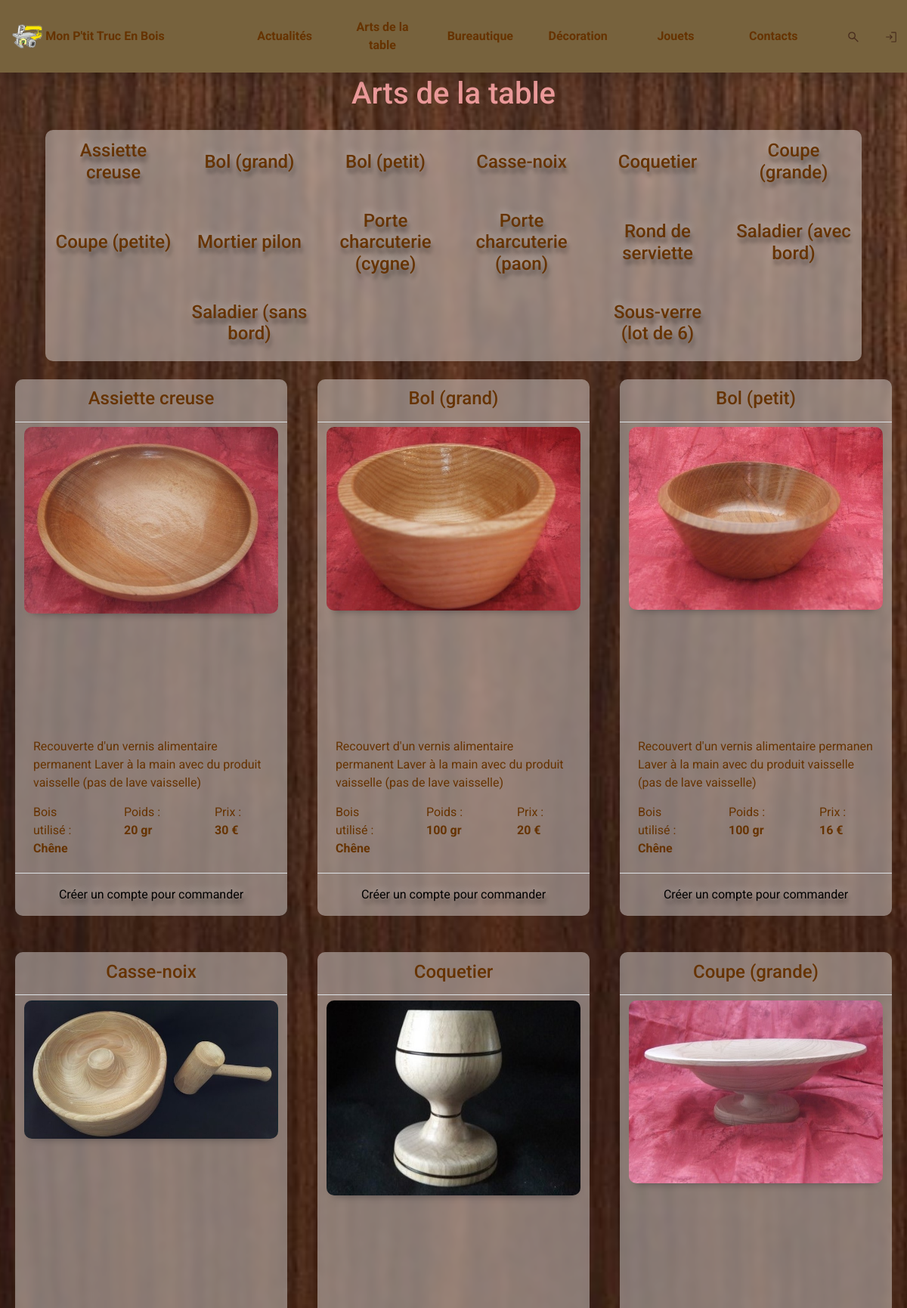
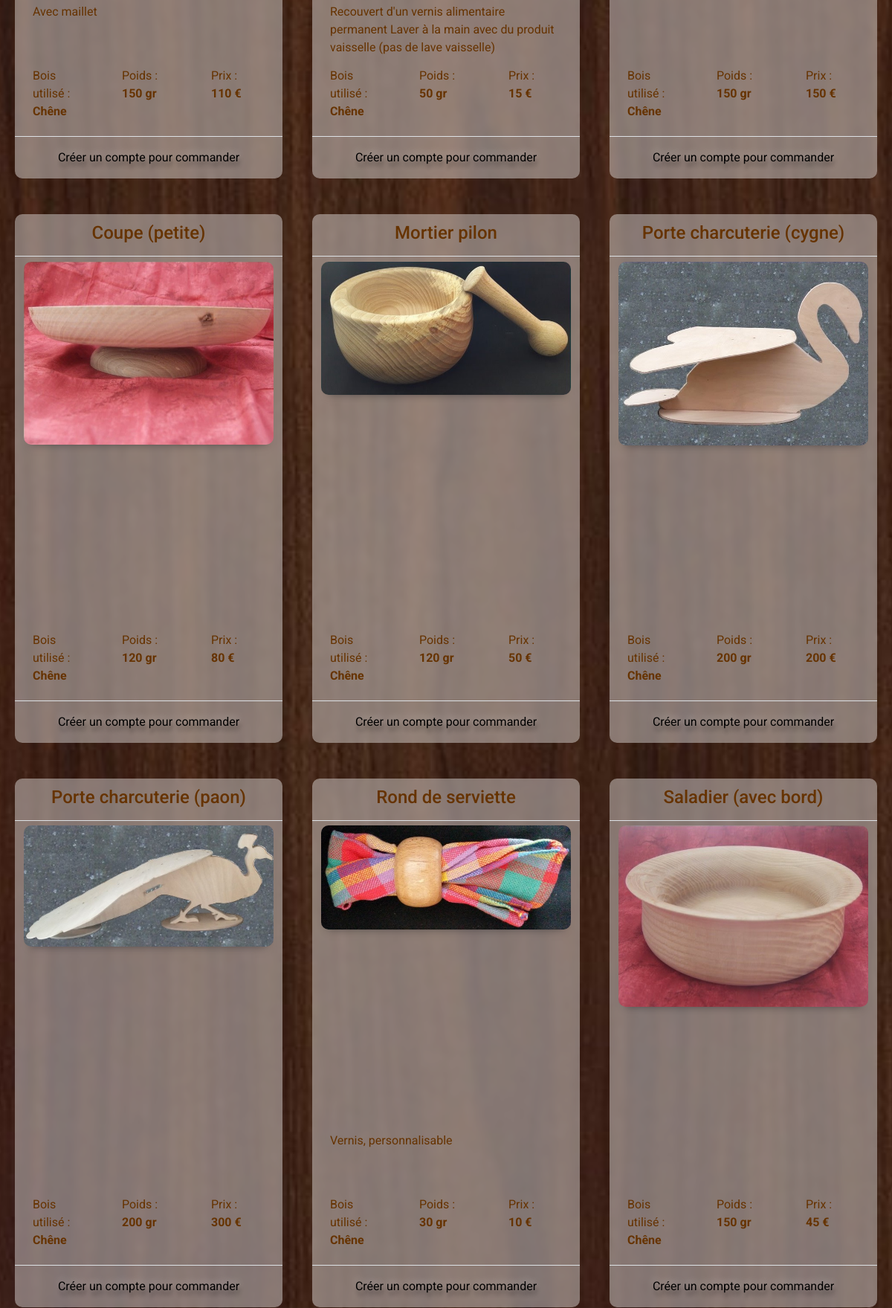
/produits.html?category_id=1 (upper part), run on the app's committed database (2 pictures, top to bottom).
### tables this page shows
CREATE TABLE `categories` (
  `id_category` int(11) NOT NULL,
  `categories_name` varchar(50) DEFAULT NULL
);

CREATE TABLE `products` (
  `id_product` int(11) NOT NULL,
  `products_name` varchar(50) DEFAULT NULL,
  `products_description` varchar(500) DEFAULT NULL,
  `products_price` int(11) NOT NULL,
  `products_weight` int(11) NOT NULL,
  `id_category` int(11) NOT NULL,
  `id_wood` int(11) NOT NULL
);

CREATE TABLE `woods` (
  `id_wood` int(11) NOT NULL,
  `woods_name` varchar(50) NOT NULL
);

### controllers/Header.php (called while the page is built, shortened)
<?php
require_once(__DIR__ . '/../models/products.php');
require_once(__DIR__ . '/../models/categories.php');
$categories_list = Category::getCategory();
include(__DIR__ . '/../views/templates/header.php');
include(__DIR__ . '/../views/templates/navbar.php');

### controllers/products_category_controller.php (called while the page is built, shortened)
<?php
require_once(__DIR__ . '/../models/products.php');
require_once(__DIR__ . '/../models/categories.php');
$category_id = intval(filter_input(INPUT_GET, 'category_id', FILTER_SANITIZE_NUMBER_INT));
$page_title_get = Category::getCategory($category_id);
$pageTitle = $page_title_get->categories_name;
$products_list_category = Product::getCategory($category_id);
require_once(__DIR__ . '/Header.php');
include(__DIR__ . '/../views/products_category.php');
require_once(__DIR__ . '/Footer.php');

### models/categories.php (called while the page is built, shortened)
<?php
class Category
{
    public static function getCategory(int $id_category = 0)
    {
        try {
            $pdo = Database::DBconnect();
            $sql = "SELECT * FROM `categories`";
            if ($id_category != 0) {
                $sql .= " WHERE id_category = :id_category";
            }
            $sql .= " ORDER BY `categories_name`";
            $sth = $pdo->prepare($sql);
            if ($id_category != 0) {
                $sth->bindValue(':id_category', $id_category, PDO::PARAM_INT);
            }
            if ($sth->execute()) {
                if ($id_category != 0) {
                    $wood_list = $sth->fetch();
                } else {
                    $wood_list = $sth->fetchAll();
                }
                return $wood_list;
            } else {
                return false;
            }
        } catch (PDOException $ex) {
            return false;
        }
    }
}

### models/products.php (called while the page is built, shortened)
<?php
class Product
{
    public static function getCategory(int $category_id)
    {
        try {
            $pdo = Database::DBconnect();
            $sql = "SELECT `products`.`id_product`,
            `products`.`products_name`,
            `products`.`products_description`,
            `products`.`products_price`,
            `products`.`products_weight`,
            `woods`.`woods_name`
            FROM `products`
            INNER JOIN `woods` ON `products`.`id_category`=`woods`.`id_wood`";
            if ($category_id != 0) {
                $sql .= " WHERE `products`.`id_category`=:category_id";
            }
            $sql .= " ORDER BY `products`.`products_name`";
            $sth = $pdo->prepare($sql);
            $sth->bindValue(':category_id', $category_id, PDO::PARAM_INT);
            if ($sth->execute()) {
                $wood_list = $sth->fetchAll();
                return $wood_list;
            } else {
                return false;
            }
        } catch (PDOException $ex) {
            return false;
        }
    }
}

### views/products_category.php (the view)
<main class="container-fluid">
    <div class="row titlePage">
        <div class="col-12 text-center align-self-center">
            <h1><?= $pageTitle; ?></h1>
        </div>
    </div>
    <div class="row">
        <div class="col-12">
            <div class="row boxContact boxProductVue my-3 mx-md-5">
                <?php
                foreach ($products_list_category as $productName) : ?>
                    <div id="btnProductInfo" data-product="<?= $productName->products_name; ?>" class="col-6 col-md-2 text-center align-self-center fs-3 py-2">
                        <a href='#<?= $productName->id_product; ?>'>
                            <h4 class='productCategoryText'><?= $productName->products_name; ?></h4>
                        </a>
                    </div>
                <?php endforeach; ?>
            </div>
        </div>
    </div>
    <div class="row">
        <?php foreach ($products_list_category as $productInfo) : ?>
            <div class="col-12 col-md-4 py-4" id='<?= $productInfo->id_product; ?>'>
                <div class="row boxContact boxProductVue my-3 mx-md-2">
                    <div class="col-12 text-center align-self-center fs-3 py-2 border-bottom border-1">
                        <h4><?= $productInfo->products_name; ?></h4>
                    </div>
                    <div class="col-12 text-center boxProductImg align-self-center">
                        <img class="productImg" src="/public/assets/img/products/<?= $pageTitle ?>/<?= $productInfo->id_product; ?>.jpg">
                    </div>
                    <div class="col-12 py-2 px-4 boxProductDescription">
                        <?= $productInfo->products_description; ?>
                    </div>
                    <div class="col-4 py-2 px-4">
                        Bois utilisé : <br><strong><?= $productInfo->woods_name; ?></strong>
                    </div>
                    <div class="col-4 py-2 px-4">
                        Poids : <br><strong><?= $productInfo->products_weight; ?> gr</strong>
                    </div>
                    <div class="col-4 py-2 px-4">
                        Prix : <br><strong><?= $productInfo->products_price; ?> €</strong>
                    </div>
                    <?php
                    if (isset($_SESSION['user'])) { ?>
                        <div class="col-12 py-3 text-center align-self-end border-top border-1">
                            <form action='' method='post'>
                                <input type='hidden' name='id_product' value='<?= $productInfo->id_product; ?>'>
                                <div class="row">
                                    <div class="col-4 text-end align-self-center">
                                        Quantité :
                                    </div>
                                    <div class="col-2 text-end align-self-center">
                                        <select class='form-select' name='quantity'>
                                            <?php for ($i=1; $i <= 10; $i++) :?>
                                            <option><?= $i ?></option>
                                            <?php endfor ?>
                                        </select>
                                    </div>
                                    <div class="col-6 text-start">
                                        <button type='submit' class='btn btnValidSmall' name='action_product' value='order'>Ajouter au panier</button>
                                    </div>
                                </div>
                            </form>
                        </div>
                    <?php } else { ?>
                        <div class="col-12 py-3 text-center align-self-end productCategoryText border-top border-1">
                            <a href='inscription.html'><span class='text-black'>Créer un compte pour commander</span></a>
                        </div>
                    <?php } ?>
                </div>
            </div>
        <?php endforeach; ?>
    </div>
</main>

### views/templates/navbar.php (shortened to what this page needs)
<header id="site-header">
    <nav id="navbar" class="fixed-top navbar navbar-expand-lg navbar-light shadow navbarImgBackground">
        <div class="container-fluid ">
            <div class="row navbar-collapse" id="navbarSupportedContent">
                <div class="col-8 col-md-3 fs-6 titleSite text-center text-md-start nav-link">
                    <a href="accueil.html">
                        <img class="navbarImgLogo" src="../public/assets/img/icons/logo.png" alt="Mon P'tit Truc En Bois">
                    </a>
                    <a href="accueil.html">
                        <strong>Mon P'tit Truc En Bois</strong>
                    </a>
                </div>
                <div class="col-2 col-md-1 order-md-2">
                    <div class="row text-end">
                        <div class=" col-6 col-md-6 order-md-2 text-end ">
                            <img id="btnModalSearch" type="button" class="searchImg" data-bs-toggle="modal" data-bs-target="#modalSearch" class="networkImg" src="../public/assets/img/icons/search.svg">
                        </div>
                        <div class=" col-6 col-md-6 order-md-2 text-end ">
                            <?php
                            if (isset($_SESSION['user'])) {
                                if ($_SESSION['user']->users_admin == 1 and ($_SERVER['REQUEST_URI'] != "/profil.html" AND $_SERVER['REQUEST_URI'] != "/administrateur.html")) { ?>
                                    <a href="administrateur.html"><img id="btnModalLogin" type="button" class="profileImg" src="../public/assets/img/icons/admin.svg" alt="Menu administrateur" title="Menu administrateur"></a>
                                <?php } elseif ($_SESSION['admin'] != 1 and $_SERVER['REQUEST_URI'] != "/profil.html") { ?>
                                    <a href="profil.html"><img class="profileImg" src="../public/assets/img/icons/profile.svg" alt="Accéder au profil" title="Accéder au profil"></a>
                                <?php } elseif ($_SESSION['user']->users_admin == 1 and ($_SERVER['REQUEST_URI'] == "/profil.html" or $_SERVER['REQUEST_URI'] == "/administrateur.html")) { ?>
                                    <img id="btnModalLogin" type="button" class="profileImg" data-bs-toggle="modal" data-bs-target="#modalLogin" src="../public/assets/img/icons/logout.svg" alt="Déconnexion" title="Déconnexion">
                                <?php }
                            } else {
                                ?>
                                <img id="btnModalLogin" type="button" class="profileImg" data-bs-toggle="modal" data-bs-target="#modalLogin" src="../public/assets/img/icons/login.svg" alt="Connexion / inscription" title="Connexion / Inscription">
                            <?php } ?>
                        </div>
                    </div>
                </div>
                <div class="collapse navbar-collapse col-6 col-md-7 text-md-center" id="navbarNavAltMarkup" id="fixBtn">
                    <div class="col-12 col-md-2 py-2">
                        <a class="nav-link" href="actualites.html"><strong>Actualités</strong></a>
                    </div>
                    <?php
                    foreach ($categories_list as $category) :
                    ?>
                        <div class="col-12 col-md-2 py-2">
                            <a class="nav-link" href="produits.html?category_id=<?= $category->id_category; ?>"><strong><?= $category->categories_name ?></strong></a>
                        </div>
                    <?php endforeach; ?>
                    <div class="col-12 col-md-2 py-2">
                        <a class="nav-link" href="contact.html"><strong>Contacts</strong></a>
                    </div>
                </div>
            </div>
        </div>
    </nav>
</header>

### public/assets/css/style.css (style rules this page uses)
* { margin: 0px; padding: 0px; }
html { width: 100%; height: 100%; font-family: 'Roboto', sans-serif; }
body { display: flex; flex-direction: column; min-height: 100vh; font-family: 'Roboto', sans-serif; color: #EA9999; background-image: url('../img/icons/background_wood.jpg'); background-position: center center; background-attachment: fixed; background-repeat: no-repeat; background-size: cover; }
main { flex: auto; }
.navbar { display: flex; flex-wrap: inherit; align-items: center; justify-content: space-between; flex-direction: column; }
.navbarImgBackground { background-color: #77623d; }
.nav-link, .progress-bar { text-decoration: none; color: #663300; }
.boxContact { background: rgba(255, 255, 255, 0.4); backdrop-filter: blur(4px); -webkit-backdrop-filter: blur(4px); border-radius: 10px; color: #663300; }
a { color: #663300; text-decoration: none; }
.titlePage { margin-top: 100px; font-family: 'Roboto', sans-serif; color: #EA9999; text-shadow: #EA9999; }
.productImg { max-width: 100%; max-height:100%; border-radius:10px; box-shadow: rgba(33, 35, 38, 0.5) 0px 10px 10px -10px; padding: 0 0 0 0; }
.boxProductVue { height:100%; margin-top:20px; justify-content: space-around; }
.boxProductImg { height:50vh; }
.boxProductDescription { height:10vh; justify-content: center; }
.productCategoryText { text-shadow: 2px 7px 5px rgba(0,0,0,0.3), 0px -4px 10px rgba(255,255,255,0.3); }

### public/assets/css/md.css (style rules this page uses)
.navbarImgLogo { width: 15%; }
.titleSite { font-size: 25px; }
.searchImg { width: 70%; }
.profileImg { width: 70%; color: #663300; }

### public/assets/css/sm.css (style rules this page uses)
.navbarImgLogo { width: 10%; }
.navbar-collapse { flex-grow:0; }
.titleSite { font-size: 15px; }
.searchImg { width: 350%; }
.profileImg { width: 350%; }

### data on the page
categories: categories_name "Arts de la table"
categories: categories_name "Bureautique"
categories: categories_name "Décoration"
categories: categories_name "Jouets"
products: products_name "Assiette creuse", id_category.categories_name (picture), products_description "Recouverte d'un vernis alimentaire permanent Laver à la main avec du produit vaisselle (pas de lave vaisselle)", woods.woods_name "Chêne", products_weight "20", products_price "30"
products: products_name "Bol (grand)", id_category.categories_name (picture), products_description "Recouvert d'un vernis alimentaire permanent Laver à la main avec du produit vaisselle (pas de lave vaisselle)", woods.woods_name "Chêne", products_weight "100", products_price "20"
products: products_name "Bol (petit)", id_category.categories_name (picture), products_description "Recouvert d'un vernis alimentaire permanen Laver à la main avec du produit vaisselle (pas de lave vaisselle)", woods.woods_name "Chêne", products_weight "100", products_price "16"
products: products_name "Casse-noix", id_category.categories_name (picture), products_description "Avec maillet", woods.woods_name "Chêne", products_weight "150", products_price "110"
products: products_name "Coquetier", id_category.categories_name (picture), products_description "Recouvert d'un vernis alimentaire permanent Laver à la main avec du produit vaisselle (pas de lave vaisselle)", woods.woods_name "Chêne", products_weight "50", products_price "15"
products: products_name "Coupe (grande)", id_category.categories_name (picture), woods.woods_name "Chêne", products_weight "150", products_price "150"
products: products_name "Coupe (petite)", id_category.categories_name (picture), woods.woods_name "Chêne", products_weight "120", products_price "80"
products: products_name "Mortier pilon", id_category.categories_name (picture), woods.woods_name "Chêne", products_weight "120", products_price "50"
products: products_name "Porte charcuterie (cygne)", id_category.categories_name (picture), woods.woods_name "Chêne", products_weight "200", products_price "200"
products: products_name "Porte charcuterie (paon)", id_category.categories_name (picture), woods.woods_name "Chêne", products_weight "200", products_price "300"
products: products_name "Rond de serviette", id_category.categories_name (picture), products_description "Vernis, personnalisable", woods.woods_name "Chêne", products_weight "30", products_price "10"
products: products_name "Saladier (avec bord)", id_category.categories_name (picture), woods.woods_name "Chêne", products_weight "150", products_price "45"
products: products_name "Saladier (sans bord)"
products: products_name "Sous-verre (lot de 6)"
